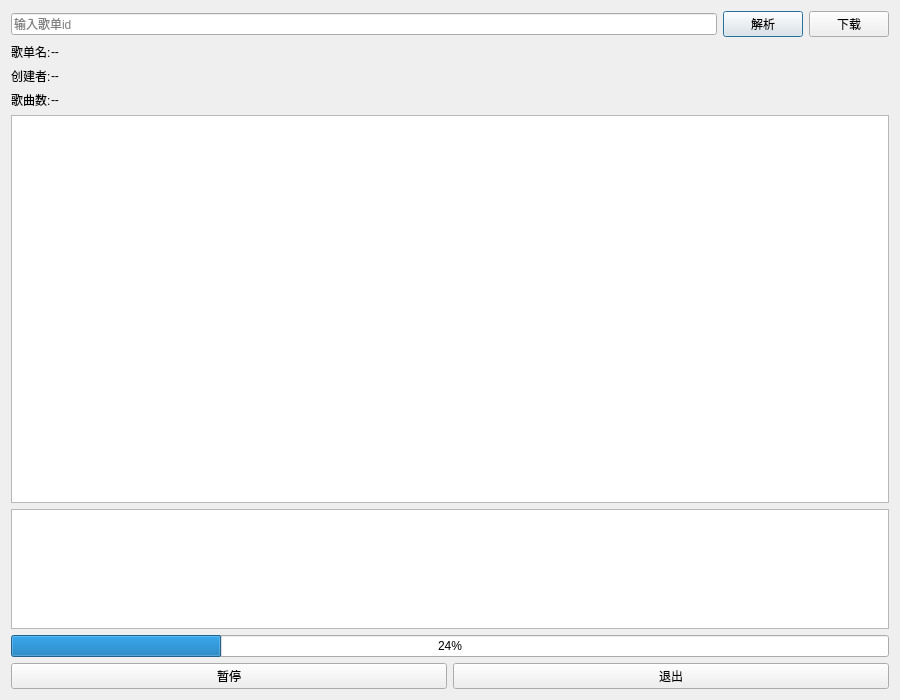
<?xml version="1.0" encoding="UTF-8"?>
<ui version="4.0">
 <class>qDialog_downloadListDialog</class>
 <widget class="QDialog" name="qDialog_downloadListDialog">
  <property name="geometry">
   <rect>
    <x>0</x>
    <y>0</y>
    <width>900</width>
    <height>700</height>
   </rect>
  </property>
  <property name="windowTitle">
   <string>Easy Music Plus Netease List Downloader</string>
  </property>
  <layout class="QVBoxLayout" name="verticalLayout">
   <item>
    <layout class="QHBoxLayout" name="horizontalLayout">
     <item>
      <widget class="QLineEdit" name="qLineEdit_source">
       <property name="toolTip">
        <string/>
       </property>
       <property name="inputMask">
        <string/>
       </property>
       <property name="text">
        <string/>
       </property>
       <property name="placeholderText">
        <string>输入歌单id</string>
       </property>
      </widget>
     </item>
     <item>
      <widget class="QPushButton" name="qPushButton_get">
       <property name="text">
        <string>解析</string>
       </property>
      </widget>
     </item>
     <item>
      <widget class="QPushButton" name="qPushButton_download">
       <property name="text">
        <string>下载</string>
       </property>
      </widget>
     </item>
    </layout>
   </item>
   <item>
    <layout class="QHBoxLayout" name="horizontalLayout_3">
     <property name="spacing">
      <number>0</number>
     </property>
     <item>
      <widget class="QLabel" name="label">
       <property name="sizePolicy">
        <sizepolicy hsizetype="Fixed" vsizetype="Preferred">
         <horstretch>0</horstretch>
         <verstretch>0</verstretch>
        </sizepolicy>
       </property>
       <property name="text">
        <string>歌单名:</string>
       </property>
      </widget>
     </item>
     <item>
      <widget class="QLabel" name="qLabel_name">
       <property name="text">
        <string>--</string>
       </property>
      </widget>
     </item>
    </layout>
   </item>
   <item>
    <layout class="QHBoxLayout" name="horizontalLayout_4">
     <property name="spacing">
      <number>0</number>
     </property>
     <item>
      <widget class="QLabel" name="label_2">
       <property name="sizePolicy">
        <sizepolicy hsizetype="Fixed" vsizetype="Preferred">
         <horstretch>0</horstretch>
         <verstretch>0</verstretch>
        </sizepolicy>
       </property>
       <property name="text">
        <string>创建者:</string>
       </property>
      </widget>
     </item>
     <item>
      <widget class="QLabel" name="qLabel_writer">
       <property name="text">
        <string>--</string>
       </property>
      </widget>
     </item>
    </layout>
   </item>
   <item>
    <layout class="QHBoxLayout" name="horizontalLayout_5">
     <property name="spacing">
      <number>0</number>
     </property>
     <item>
      <widget class="QLabel" name="label_3">
       <property name="sizePolicy">
        <sizepolicy hsizetype="Fixed" vsizetype="Preferred">
         <horstretch>0</horstretch>
         <verstretch>0</verstretch>
        </sizepolicy>
       </property>
       <property name="text">
        <string>歌曲数:</string>
       </property>
      </widget>
     </item>
     <item>
      <widget class="QLabel" name="qLabel_num">
       <property name="text">
        <string>--</string>
       </property>
      </widget>
     </item>
    </layout>
   </item>
   <item>
    <widget class="QTableView" name="qTableView_detail"/>
   </item>
   <item>
    <widget class="QPlainTextEdit" name="qPlainTextEdit_log">
     <property name="sizePolicy">
      <sizepolicy hsizetype="Expanding" vsizetype="Fixed">
       <horstretch>0</horstretch>
       <verstretch>0</verstretch>
      </sizepolicy>
     </property>
     <property name="minimumSize">
      <size>
       <width>0</width>
       <height>120</height>
      </size>
     </property>
     <property name="maximumSize">
      <size>
       <width>16777215</width>
       <height>120</height>
      </size>
     </property>
     <property name="readOnly">
      <bool>true</bool>
     </property>
    </widget>
   </item>
   <item>
    <widget class="QProgressBar" name="qProgressBar_progress">
     <property name="value">
      <number>24</number>
     </property>
    </widget>
   </item>
   <item>
    <layout class="QHBoxLayout" name="horizontalLayout_2">
     <item>
      <widget class="QPushButton" name="qPushButton_pause">
       <property name="text">
        <string>暂停</string>
       </property>
      </widget>
     </item>
     <item>
      <widget class="QPushButton" name="qPushButton_quit">
       <property name="text">
        <string>退出</string>
       </property>
      </widget>
     </item>
    </layout>
   </item>
  </layout>
 </widget>
 <resources/>
 <connections/>
</ui>
